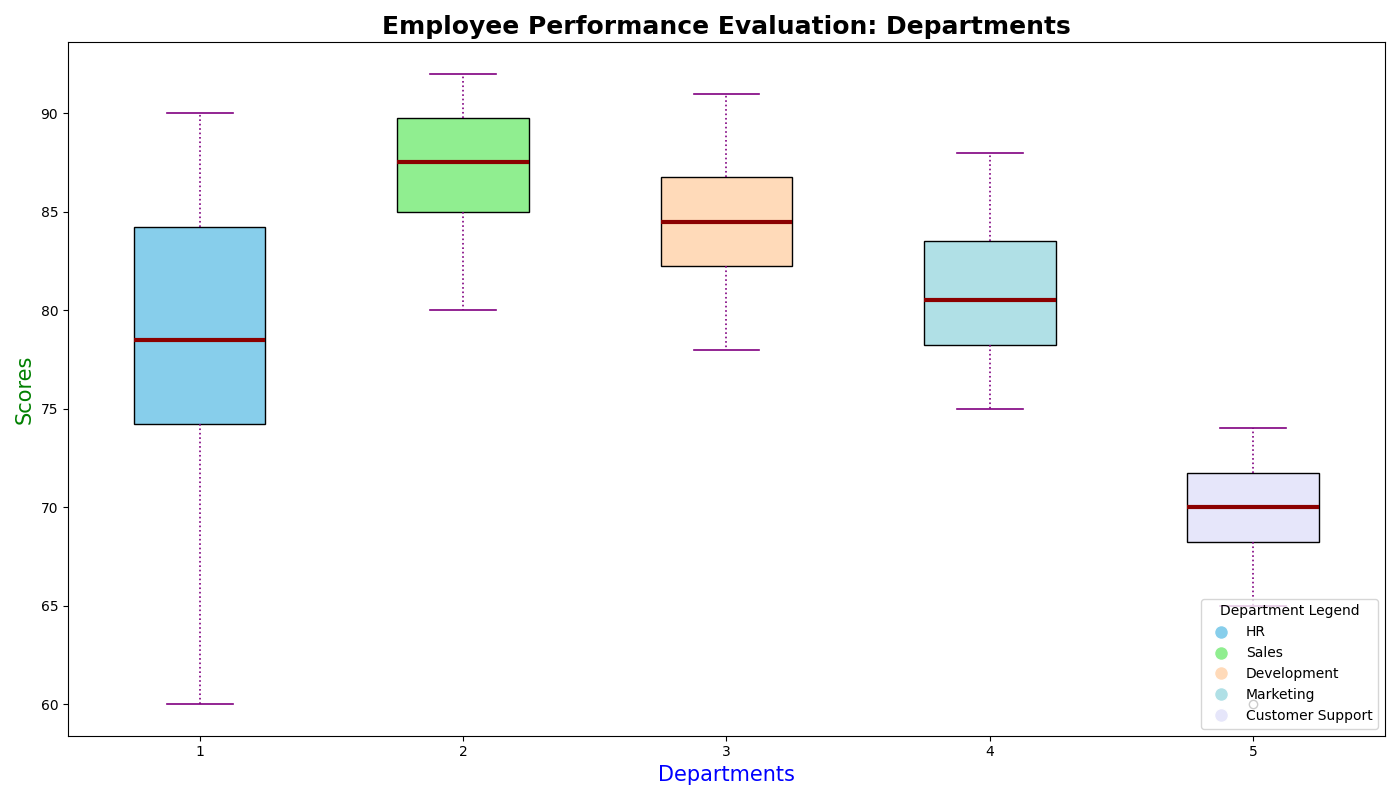

The Python source for this figure:
import matplotlib.pyplot as plt
import numpy as np

# Departments
departments = ['HR', 'Sales', 'Development', 'Marketing', 'Customer Support']

# Performance scores for each department
HR_scores = [70, 75, 80, 85, 60, 90, 88, 74, 82, 77]
Sales_scores = [85, 87, 90, 83, 80, 88, 92, 85, 91, 89]
Development_scores = [78, 82, 85, 91, 87, 84, 79, 86, 90, 83]
Marketing_scores = [75, 80, 78, 82, 85, 88, 77, 84, 79, 81]
Support_scores = [65, 70, 72, 60, 68, 74, 70, 69, 71, 73]
performance_data = [HR_scores, Sales_scores, Development_scores, Marketing_scores, Support_scores]

# Create the figure and axis
fig, ax = plt.subplots(figsize=(14, 8))

# Create the box plot
box = ax.boxplot(performance_data, vert=True, patch_artist=True, notch=False, showmeans=False,
                 medianprops={"color": "darkred", "linewidth": 3})

colors = ['skyblue', 'lightgreen', 'peachpuff', 'powderblue', 'lavender']
for patch, color in zip(box['boxes'], colors):
    patch.set_facecolor(color)

# Titles and labels
ax.set_title('Employee Performance Evaluation: Departments', fontsize=18, fontweight='bold')
ax.set_xlabel('Departments', fontsize=15, color='blue')
ax.set_ylabel('Scores', fontsize=15, color='green')

# Customize whiskers, caps
for whisker, cap in zip(box['whiskers'], box['caps']):
    whisker.set(color='purple', linewidth=1.2, linestyle=':')
    cap.set(color='purple', linewidth=1.2)

# Remove grid lines
ax.grid(False)

# Legend
handles = [plt.Line2D([0], [0], marker='o', color='w', markerfacecolor=color, markersize=10) for color in colors]
ax.legend(handles, departments, title='Department Legend', loc='lower right')

# Layout adjustment
plt.tight_layout()

plt.show()
